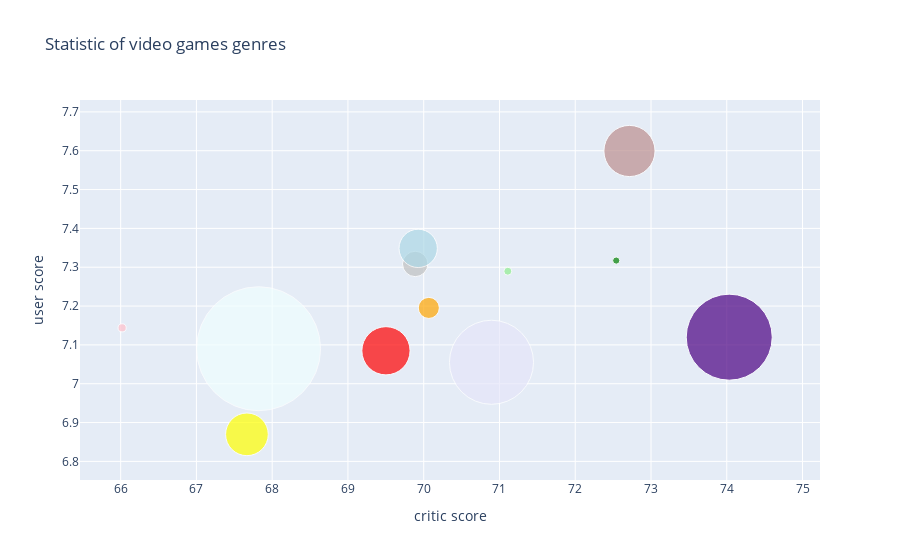

The cell this chart's notebook holds for it:
### Code cell
trace0=go.Scatter(
x=genres_df.Critic_Score,
y=genres_df.User_Score,
mode='markers',
text=genres_df.index,
textposition ='top left',
marker = dict(
    size=1/10*genres_df.Global_Sales,
    color=['azure', 'pink', 'silver', 'yellow', 'lightblue', 'lightgreen', 'red', 'rosybrown', 'lavender', 'orange', 'indigo',
          'green']
    )
)

data=[trace0]
layout={'title':'Statistic of video games genres', 'yaxis': {'title': 'user score'}, 'xaxis': {'title': 'critic score'}}
fig=go.Figure(data=data, layout=layout)
iplot(fig, show_link=False)

### Figure 1 — Plotly figure (JSON) as saved in the notebook; plotly's stock layout.template omitted (floating-point values rounded to 4 significant figures)
{"data": [{"marker": {"color": ["azure", "pink", "silver", "yellow", "lightblue", "lightgreen", "red", "rosybrown", "lavender", "orange", "indigo", "green"], "size": [123.9, 8.188, 25.39, 42.67, 38.32, 7.987, 48.23, 51.18, 84.08, 21.09, 86.03, 7.172]}, "mode": "markers", "text": ["Action", "Adventure", "Fighting", "Misc", "Platform", "Puzzle", "Racing", "Role-Playing", "Shooter", "Simulation", "Sports", "Strategy"], "textposition": "top left", "type": "scatter", "x": [67.82, 66.02, 69.89, 67.67, 69.93, 71.11, 69.5, 72.72, 70.89, 70.07, 74.03, 72.54], "y": [7.09, 7.144, 7.308, 6.87, 7.349, 7.29, 7.085, 7.599, 7.055, 7.195, 7.12, 7.317]}], "layout": {"title": {"text": "Statistic of video games genres"}, "xaxis": {"title": {"text": "critic score"}}, "yaxis": {"title": {"text": "user score"}}}}
